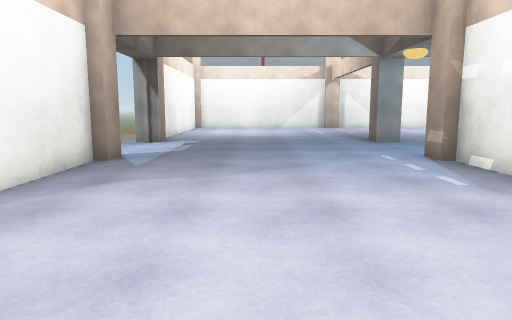
[1] (above)

17 first-person views from a walk through a 3-D level made in the Unity game engine. The camera is 1.4 m above the floor, tilts 8° down and sees 70° across. The floor is counted in squares, 1 m on a side. Each view is taken from the middle of a square. On the plan, view 1 faces up. The plan holds only what a view shows up to about 16 squares ahead; the rest is blank. The place goes on beyond the plan. Surface patterns are stand-ins for the level's own textures.

[2]
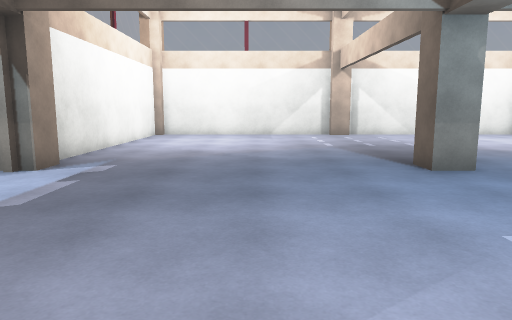

[3]
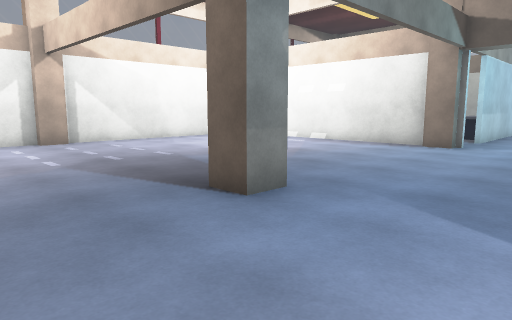

[4]
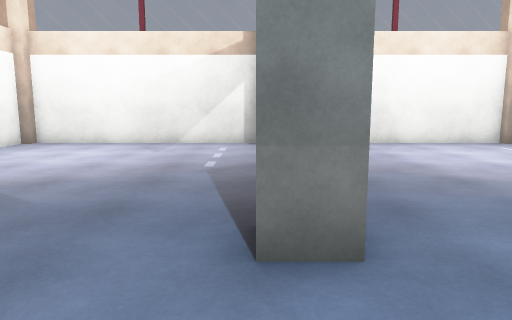

[5]
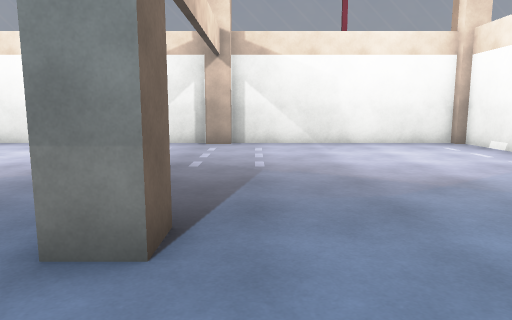

[6]
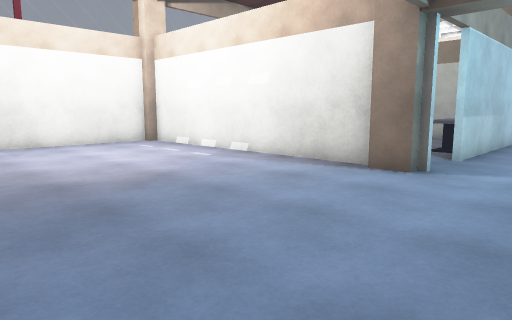

[7]
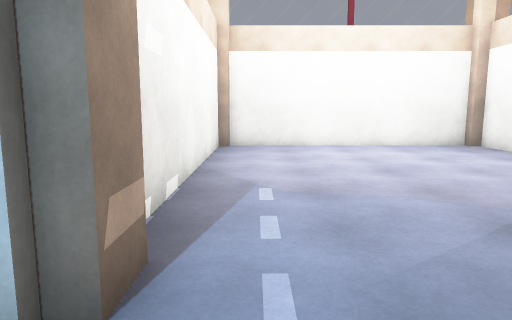

[8]
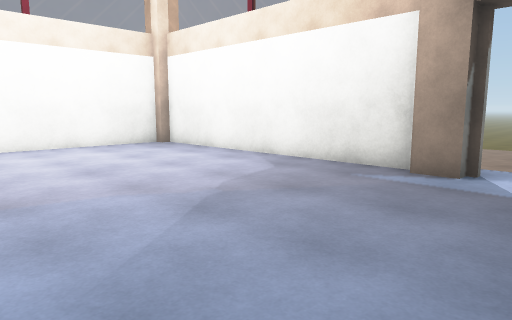

[9]
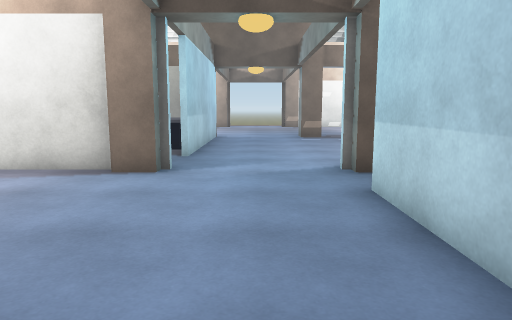

[10]
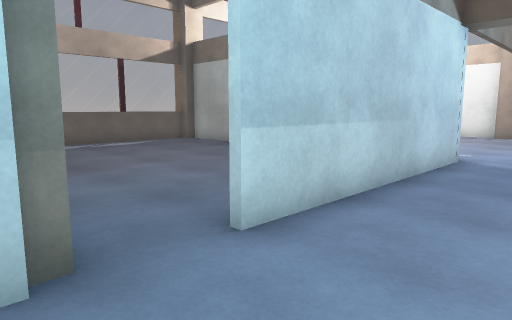

[11]
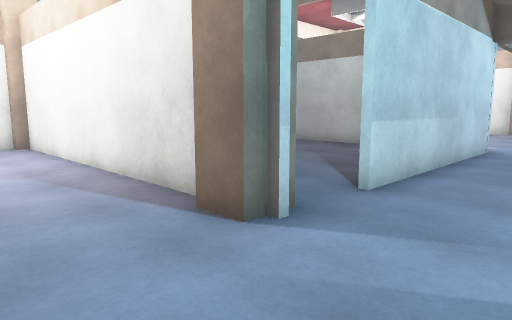

[12]
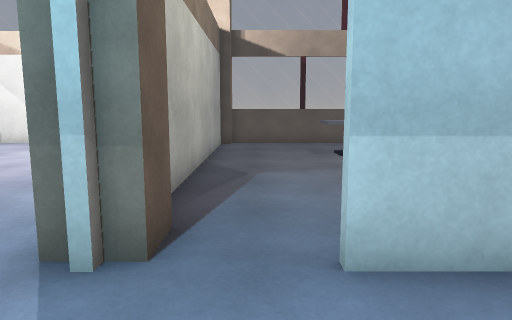

[13]
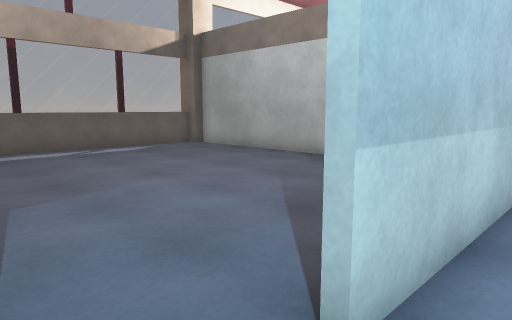

[14]
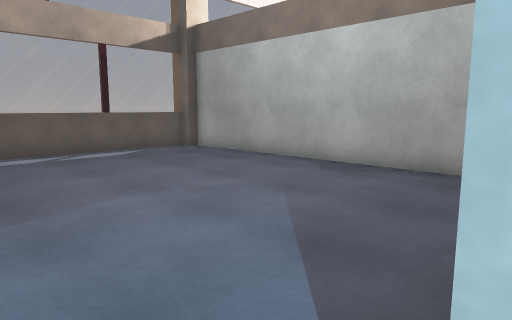

[15]
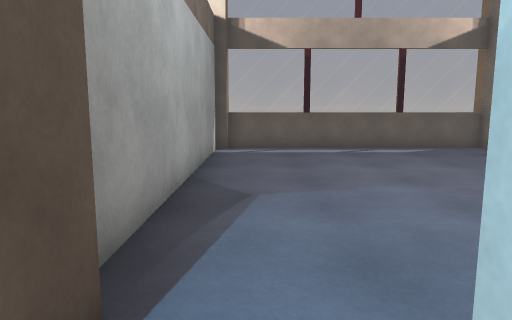

[16]
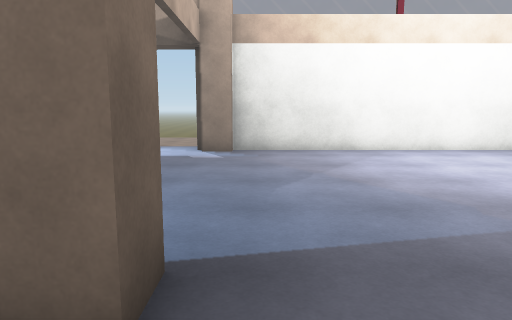

[17]
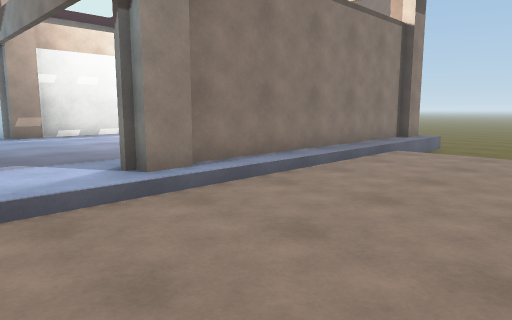

### Floor plan
Key: @ floor where view 1 was taken; # wall or solid block; . main floor; - floor 0.25 m lower than the main floor; _ floor 0.5 m lower than the main floor; / step, stairs or slope; = window, fence, low wall or low ledge; O other object.
Columns run from 11 left of view 1 to 19 right of it. Each row starts with its distance up from view 1.
 27       ######################==#
 26       #...................#....
 25       #...................#....
 24       #...................#...O
 23       #...................#...O
 22       #...................#....
 21       #...................#....
 20       #...................#....
 19       #...................#....
 18       #...................#...
 17       #...................#...
 16       ##........##........##..O
 15       ##........##........##.##
 14 -    -.........................
 13   ----.........................
 12  -----.........................
 11 ------##........#########.##...
 10 ------##........##  ......##...
  9  -----#.........#.........#...
  8  -----#.........#.........#...
  7  -----#.........#.........#...
  6  -----#.........#.........#...
  5   ----#.........#.........#..
  4   ----#.........#.........#..
  3   ----#.........#.........#..
  2   ////#.........#.........#..
  1      _#.........#.........#..
  0    ___#....@....#.........#.
 -1    ___############==#======#
 -2    ___.
 -3    ___
 -4    ___

Positions as (right, up) in squares from view 1, and headings:
1: (0, 0), facing up
2: (1, 7), facing up
3: (1, 11), facing up-right
4: (5, 12), facing up
5: (7, 12), facing up
6: (7, 12), facing up-right
7: (4, 13), facing down
8: (4, 13), facing down-left
9: (7, 13), facing right
10: (16, 14), facing down-left
11: (19, 14), facing down-left
12: (17, 12), facing up
13: (15, 12), facing down-left
14: (14, 11), facing down-left
15: (14, 12), facing down
16: (8, 17), facing left
17: (-11, 14), facing down-right
